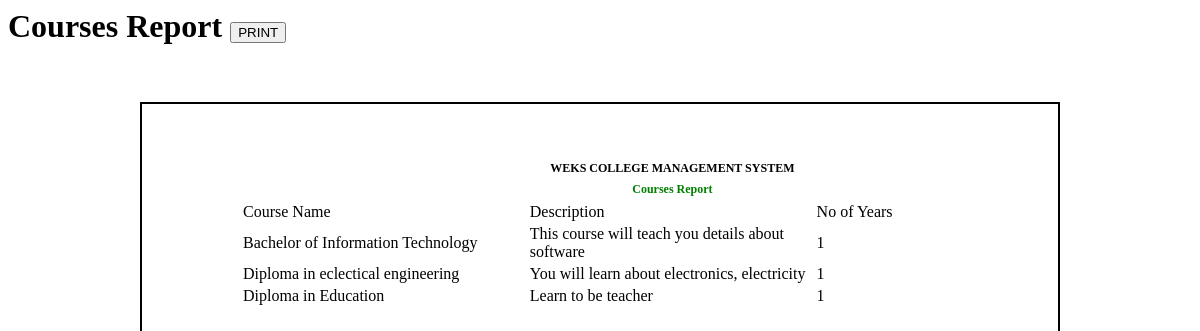
Page /courses_report.php on the earlier database version.
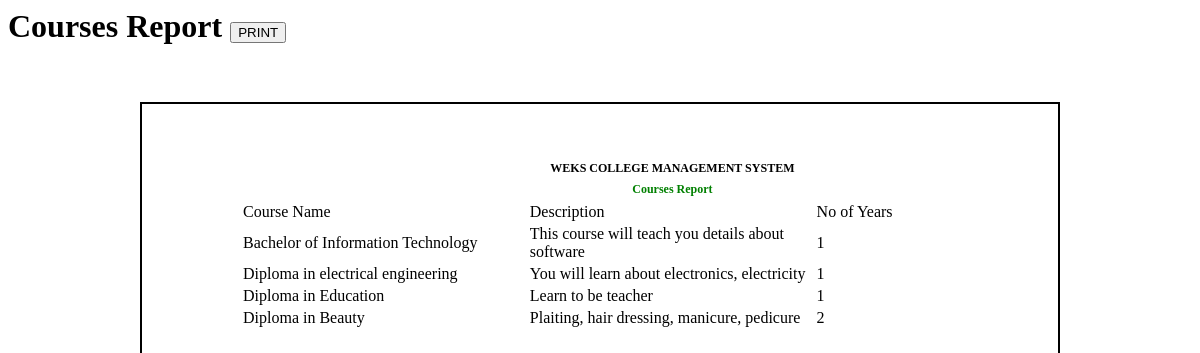
Same page on the later database version.
### tables this page shows
CREATE TABLE `program` (
  `PROGRAM_ID` int(20) NOT NULL,
  `PROGRAM` varchar(255) NOT NULL,
  `DESCRIPTION` varchar(50) NOT NULL,
  `no_of_years` int(10) NOT NULL DEFAULT 1
);

### courses_report.php (the view, shortened to what this page needs)
          <h1 class="page-header">Courses Report      <button type="text" class="btn btn-info" onclick="printContent('stud')" >
    <i class="glyphicon glyphicon-print"></i>PRINT</button>
</h1>
          <div class="container">
          <div class="row">
		<br> <br>
       <div class="col-md-8" id="stud" style="padding:50px">
       <div style="margin-left:.5in;margin-right:.5in;margin-top:.1in;margin-bottom:.1in;line-height:1mm;">
       <table>
	<tr>
		<td style="width:20%;">
		</td>
		<td style="width:800px;font-size:12px;line-height:1mm;text-align:center" >
		<p><b>WEKS COLLEGE MANAGEMENT SYSTEM</b></p>
		<p style="padding:5px; font-weight: bold; color:green" >Courses Report</p>
		</td>
	</tr>
</table>
  <table id="students" class="table table-bordered" >
    <thead>
      <tr id="heads">
        <td style="width:20%">Course Name</th>
        <td style="width:20%">Description</th>
        <td style="width:10%">No of Years</th>
      </tr>
    </thead>
    <tbody>
    <?php
    include 'db.php';
    $sql=  mysqli_query($conn, "SELECT * FROM program");
    while($row = mysqli_fetch_assoc($sql)) {
    ?>
      <tr>
        <td><?php echo $row['PROGRAM'] ?></td>
        <td><?php echo $row['DESCRIPTION'] ?></td>
        <td><?php echo $row['no_of_years'] ?></td>
      <?php
    } mysqli_close($conn);
      ?>
    </tbody>
  </table>
</div>
</div>
</div>
 </div>

Differences in the rows shown:
changed program "You will learn about electronics, electricity": PROGRAM "Diploma in eclectical engineering" → "Diploma in electrical engineering"
added program: PROGRAM "Diploma in Beauty", DESCRIPTION "Plaiting, hair dressing, manicure, pedicure", no_of_years "2"
